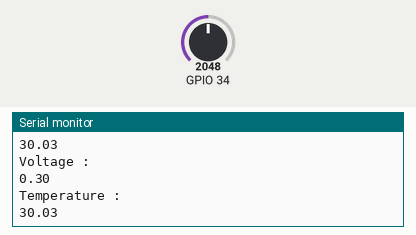
A sketch run on a simulated ESP32. On the bench: the last lines printed to the serial monitor. The test bench sets the inputs (shaded band); at power-on: GPIO 34 = 2048.

Above: at 1.3 s.
1.4 s: GPIO 34 set to 2866
At 1.9 s:
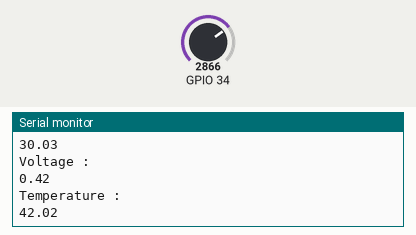
2.9 s: GPIO 34 set to 3603
At 3.3 s:
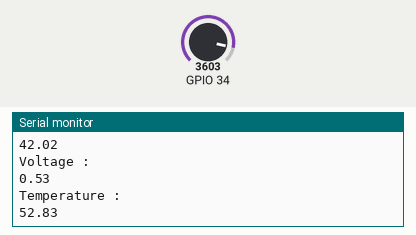
Timing chart, 0 to 5.9 s (numbered marks = the images above; inputs shaded):
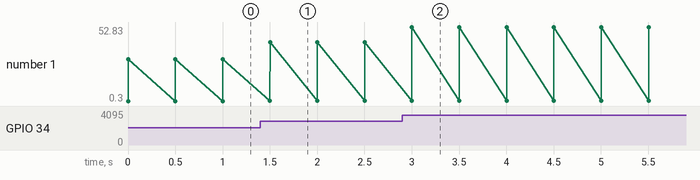

The sketch:

tempsensor_cali.ino
```cpp
#include <DHT.h>

// the setup routine runs once when you press reset:
void setup() {
  // initialize serial communication at 9600 bits per second:
  Serial.begin(115200);
}

// the loop routine runs over and over again forever:
void loop() {
  // read the input on analog pin 0:
  int sensorValue = analogRead(34);
  // Convert the analog reading (which goes from 0 - 1023) to a voltage (0 - 5V):
  float voltage = sensorValue * (0.15 / 1023.0);
  float temperature = voltage*100;
  // print out the value you read:
  Serial.println("Voltage : ");
  Serial.println(voltage);
  Serial.println("Temperature : ");
  Serial.println(temperature);
  delay(500);
}
```

Measured:
- after the input at 1.4 s, the serial monitor: prints a new line after 0.10 s (image 1)
- after the input at 2.9 s, the serial monitor: prints a new line after 0.10 s (image 2)
- plotted number 1: 30.03 → 42.02 after the input at 1.4 s, 42.02 → 52.83 after the input at 2.9 s
